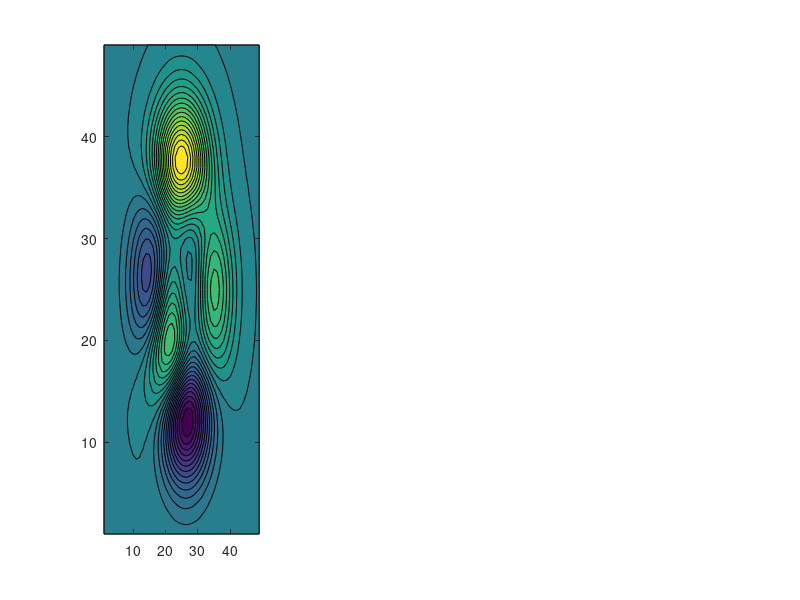

Write the MATLAB code that produced this figure. (Note: this script raises an error after producing the figure.)
function[]=makefigs_lansey
%MAKEFIGS_LANSEY  Makes a sample figure for LANSEY.

figure
subplot(1,3,1),contourf(peaks,30),colormap(gca,'lansey'),xlabel('lansey')
subplot(1,3,2),contourf(peaks,30),colormap(gca,'parula'),xlabel('parula')
subplot(1,3,3),contourf(peaks,30),colormap(gca,'jet'),xlabel('jet')
for i=1:3,subplot(1,3,i),axis equal,axis tight,caxis([-7 7]),...
        noxlabels,noylabels,nocontours,xtick([-100 100]),ytick([-100 100])
end
hc=packfig(1,3);
for i=1:3,axes(hc(i)),colorbar('southoutside'),end
set(gcf,'paperposition',[1 1 12 6])

%To print
if 0
    currentdir=pwd;
    cd([whichdir('jlab_license') '/figures'])
    print -dpng lansey
    crop lansey.png
    cd(currentdir)
end

